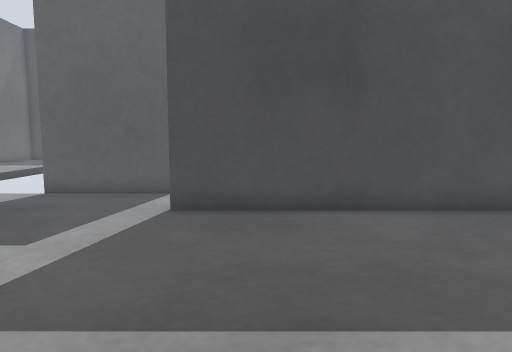
View 1 (above)

16 first-person views from a walk through a robot-simulator world made for Gazebo. The camera is 0.44 m above the floor, tilts 6° down and sees 70° across. The floor is counted in squares, 0.25 m on a side. Each view is taken from the middle of a square. On the plan, view 1 faces up. The plan holds only what a view shows up to about 17 squares ahead; the rest is blank. The robots in the file are not drawn.

View 2
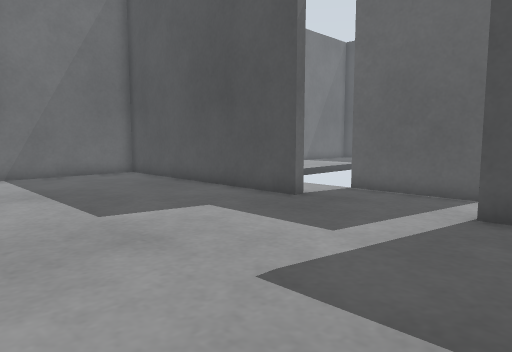

View 3
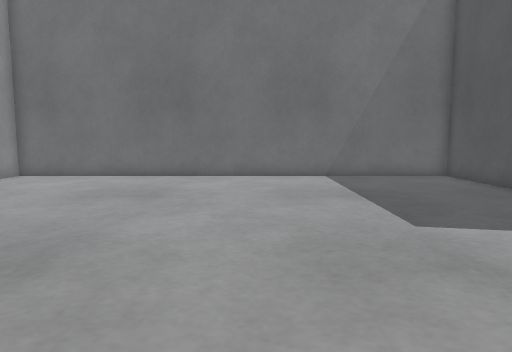

View 4
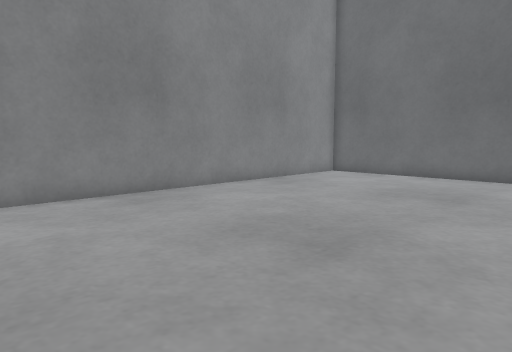

View 5
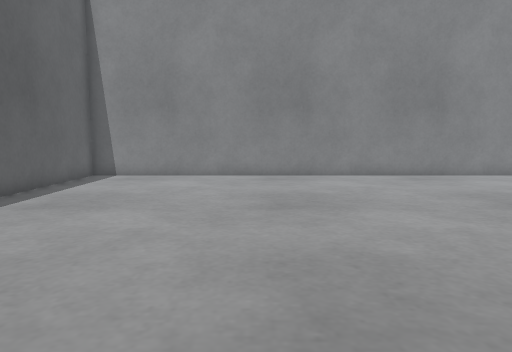

View 6
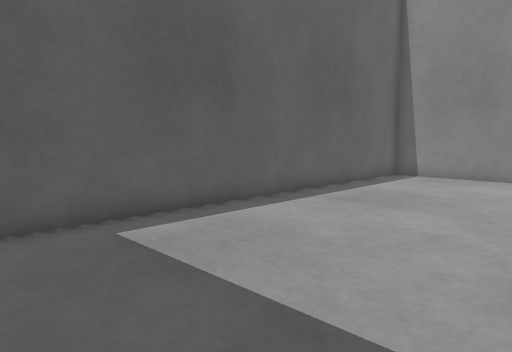

View 7
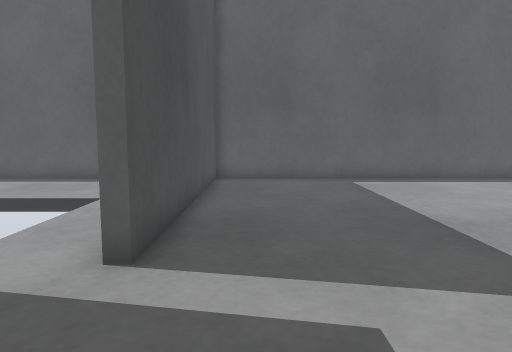

View 8
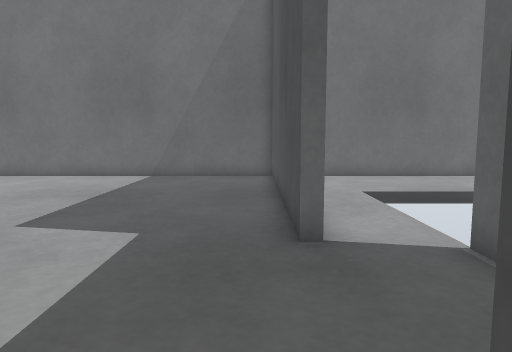

View 9
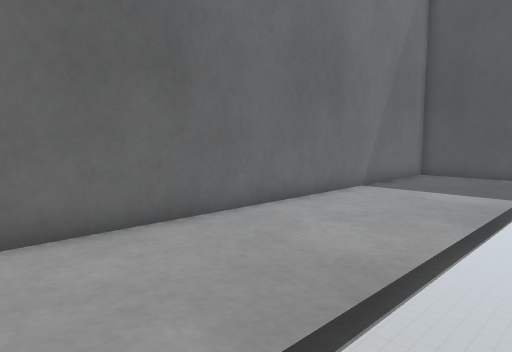

View 10
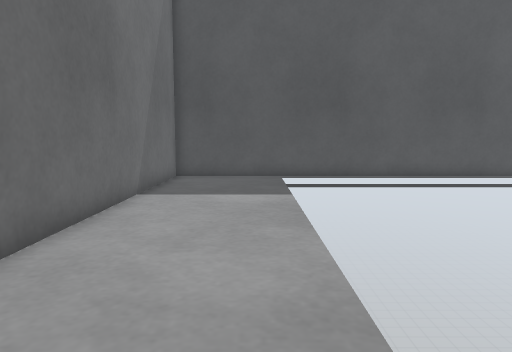

View 11
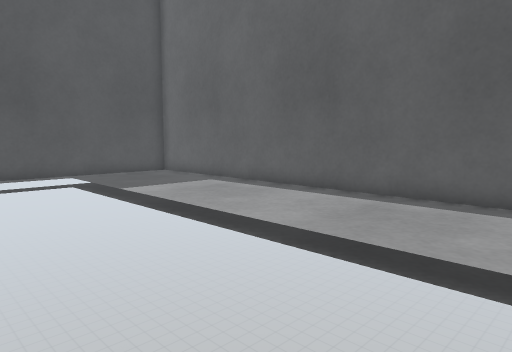

View 12
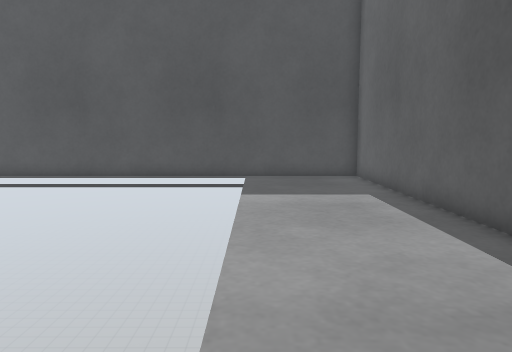

View 13
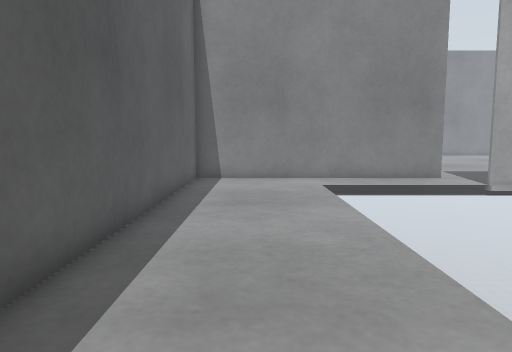

View 14
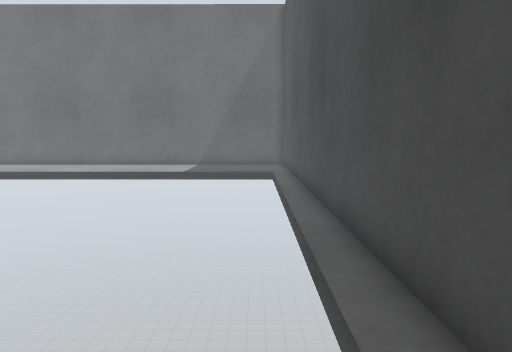

View 15
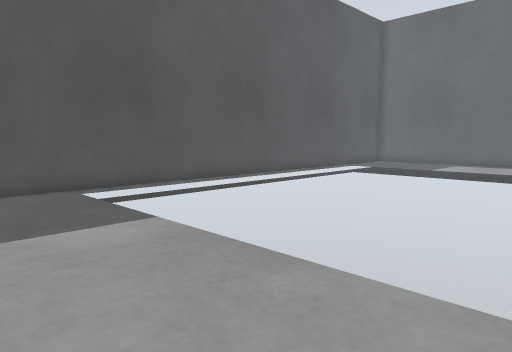

View 16
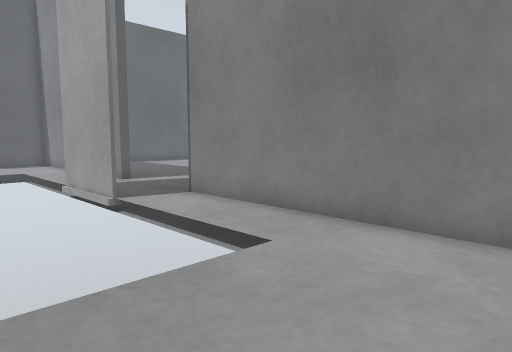

### Floor plan
Key: @ floor where view 1 was taken; # wall or solid block; . floor; v drop or lower ground; L door leaf.
Columns run from 18 left of view 1 to 9 right of it. Each row starts with its distance up from view 1.
 29 ############################
 28 #.....vvvvvvvvvvvvvvvv.....#
 27 #....v                .....#
 26 #....v                .....#
 25 #....v                .....#
 24 #....v                .....#
 23 #....v                .....#
 22 #....v                .....#
 21 #....v                .....#
 20 #....v                .....#
 19 #....v                .....#
 18 #....v                .....#
 17 #....v                .....#
 16 #....v                .....#
 15 #....v                .....#
 14 #....v                .....#
 13 #....v                .....#
 12 #....v      LLLL      .....#
 11 #..........................#
 10 # .........................#
  9 ###########.....############
  8 #..........................#
  7 #..........................#
  6 #..........................#
  5 #..........................#
  4 #..........................#
  3 #..........................#
  2 #..........................#
  1 #..........................#
  0 #.................@........#
 -1 #..........................#
 -2 #..........................#
 -3 #..........................#
 -4 #..........................#
 -5 #..........................#
 -6 #..........................#
 -7 #..........................#
 -8 #..........................#
 -9 #..........................#
-10 #..........................#
-11 ############################

Where each view was taken, in squares from view 1:
view 1: 0 up, 0 right, facing up
view 2: 0 up, 0 right, facing up-left
view 3: 0 up, 1 left, facing left
view 4: 0 up, 1 left, facing down-left
view 5: 6 up, 1 right, facing down
view 6: 6 up, 1 right, facing down-right
view 7: 7 up, 7 left, facing right
view 8: 8 up, 1 left, facing left
view 9: 11 up, 11 left, facing up-left
view 10: 12 up, 14 left, facing up
view 11: 11 up, 2 left, facing up-right
view 12: 12 up, 4 right, facing up
view 13: 25 up, 6 right, facing down
view 14: 27 up, 6 right, facing left
view 15: 16 up, 17 left, facing up-right
view 16: 16 up, 17 left, facing down-right
